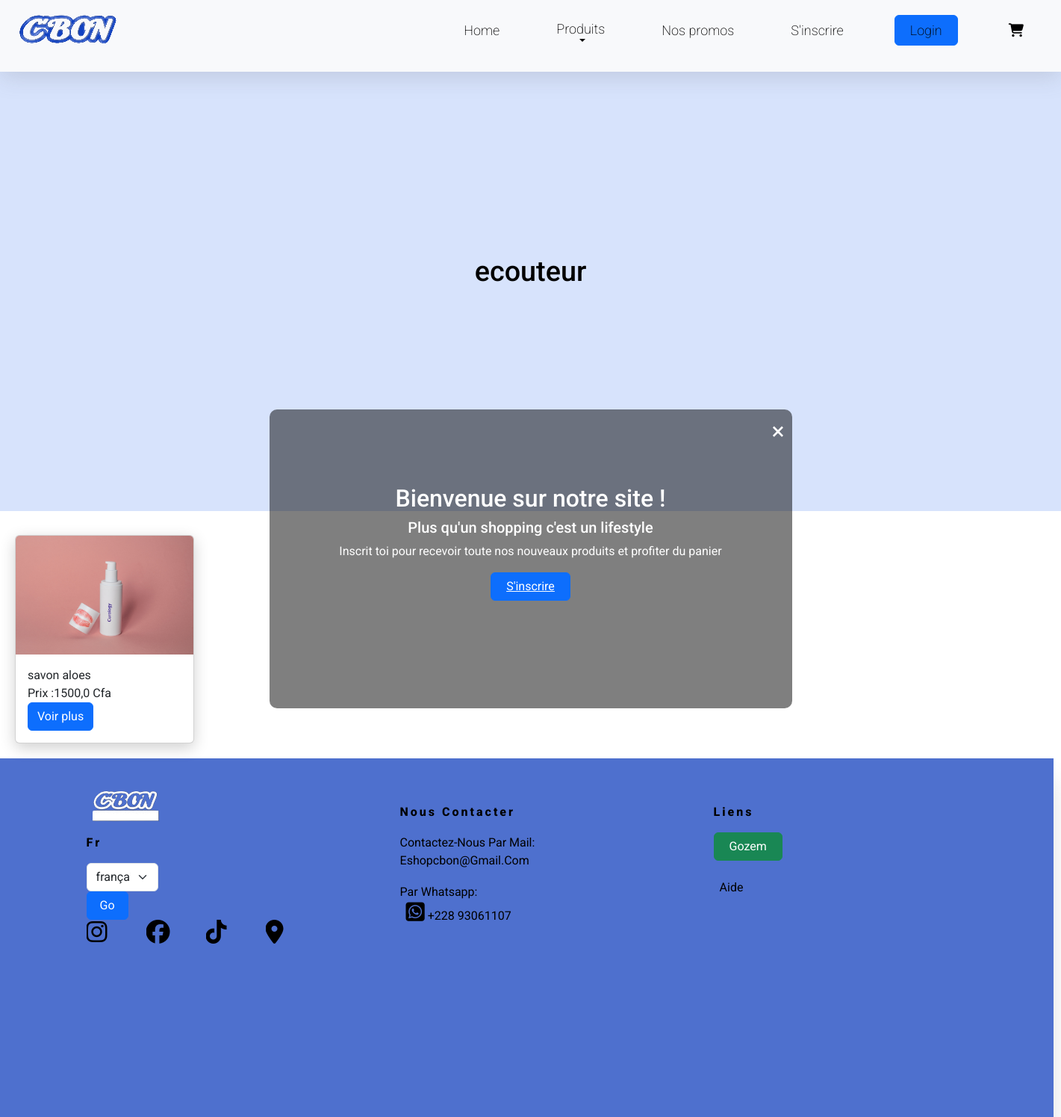
/subcategory/1/, run on the app's committed database.
### store/models.py (models this page shows, shortened)
class SubCategory(models.Model):
     name = models.CharField(max_length=100)
     category = models.ForeignKey(Category, on_delete=models.CASCADE)

class product (models.Model):
    name = models.CharField(max_length=128)
    slug= models.SlugField(max_length=228,default='', unique=True)
    subcategory = models.ForeignKey(SubCategory,on_delete=models.CASCADE,default=True,null=False,related_name='products')
    category = models.ForeignKey(Category,on_delete=models.CASCADE,default=True,null=False,related_name='products')
    prices= models.FloatField(default=0)
    discount_price= models.FloatField(blank=True, null=True)
    instock = models.IntegerField(default=0)
    description = models.TextField(blank=True)
    thumbnail = models.ImageField(upload_to ="product",blank=True ,null=True)

### store/views.py (the view)
# urls.py: path('subcategory/<int:id>/', SubCategoryListviews.as_view(),name='subcategory'),
class  SubCategoryListviews(generic.ListView):
       model= SubCategory
       template_name= "subcategory_list.html"
       context_object_name="subcategory"
       def get_context_data(self, **kwargs) :
            context= super(SubCategoryListviews,self).get_context_data(**kwargs)
            sub_id = self.kwargs['id']
            subcategorie = SubCategory.objects.filter(id=sub_id)
            context['sub_id']=self.kwargs['id']
            context['subcategorie']= SubCategory.objects.filter(id=sub_id)
            sub_link=[]
            for sub_ in subcategorie :
                products = product.objects.filter(id=sub_id)
                category_by_sub = Category.objects.filter(id=sub_id)
                subcategory = SubCategory.objects.filter(id=sub_id)
                sub_link.append({'category_by_sub':category_by_sub,'subcategory':subcategory ,'products':products ,'sub_':sub_})
            context['sub_link']= sub_link
            return context

### accounts/context_processors.py (called while the page is built)
def user_context(request):
    user= get_user(request)
    return{'user': user}

### store/templates/store/subcategory_list.html
{% extends 'base.html' %}
{% block content %}
{% for subcategory in subcategorie %}
<div class='coll-pro'>
<div class='collection'  >
    <h1 style="text-align: right;position: absolute; top: 50%;left: 50%;transform: translate(-50%, -50%);color:#000000;font-size: 1cm;" > {{ subcategory.name}}
  </h1>
</div>
{% endfor %}
{% if sub_id == sub_id %}
<div class='coll-pro'>
    {% for sub in sub_link %}
    {% for product in sub.products %}
    <div class="card" style="width: 15rem; margin: 20px;display:block;padding:none">
           {% if product.thumbnail %}
                  <img src="{{ product.thumbnail.url }}" class="card-img-top" alt="{{ product.name }}">
           {% else %}
                  <img src="static\store\image\bluebookhome.jpg" alt="Default Image" >
       {% endif %}
          <div class="card-body">
                  <li>
                      {{ product.name }}
                  </li>
                  <li>
                      Prix :{{ product.prices }} Cfa
                  </li>
                  <li>
                    <a href=" {% url 'product' product.slug %} "class="btn btn-primary"> Voir plus</a>
               </li>
              </div>
          </div>
      {% endfor %}
      {% endfor %}
      {% endif %}
{% endblock %}

### store/static/store/css/style.css (style rules this page uses)
* { text-decoration: none; margin:0; padding: 0; list-style:none; box-sizing: border-box; font-family: 'Dosis', sans-serif; font-family: 'Montserrat', sans-serif; font-family: 'Open Sans', sans-serif; font-family: 'Playfair Display', serif; font-family: 'Roboto', sans-serif; }
body { box-sizing: border-box; list-style:none; display: block; width: 100vw; height: 100%; font-family: 'Roboto', sans-serif; overflow-x: hidden; background-color: #eff2f1; }
body.popup-open { pointer-events: none; }
.collection { background-color:#d7e3fc; display: block; width: 100vw ; height: 80vh; position: relative; z-index: 1; }
.coll-pro { display: flex; flex-wrap: wrap; position: relative; z-index: 2; padding-top: 12px; }
.coll-pro a { text-decoration: none; }
.card { margin: auto; max-width: 950px; box-shadow: 0 6px 20px 0 rgba(0, 0, 0, 0.19); display: flex; flex-direction: row; border-radius: 1rem; border: transparent; border-bottom-left-radius: unset; }
.card { animation: 1.5s fadeInUp; }
a { padding: 0 1vh; }

### data on the page
SubCategory: name "ecouteur"
product: thumbnail (picture), name "savon aloes", prices "1500,0"

### other printed values
{{ LANGUAGE_CODE }} "Fr"
form field language "français (fr)"
